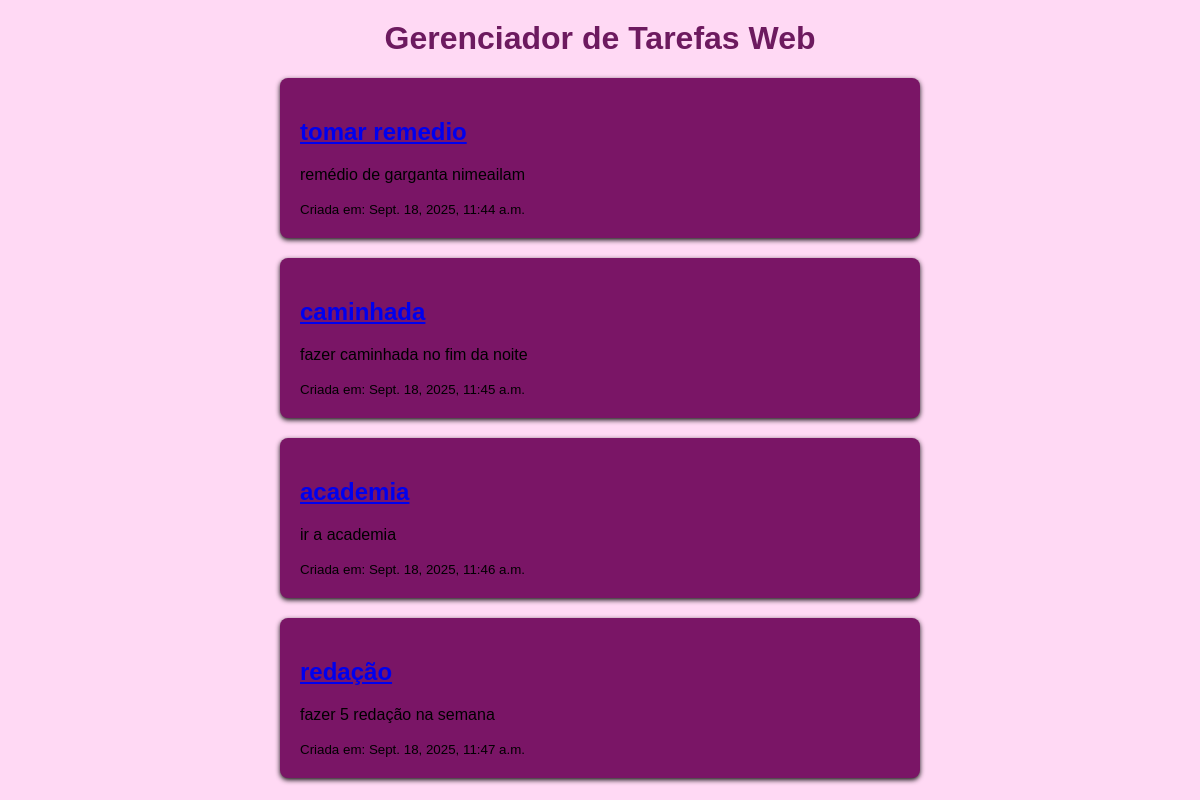
Page /tarefas/ on the committed database.
### tarefas/models.py (models this page shows, shortened)
class Tarefa(models.Model):
    titulo = models.CharField(max_length=200)
    descricao = models.TextField(blank=True, null=True)
    data_criacao = models.DateTimeField(auto_now_add=True)
    concluida = models.BooleanField(default=False)

### tarefas/views.py (the view)
# urls.py: path('' , views.listar_tarefas , name= 'listar_tarefas') ,
def listar_tarefas(request):
    tarefas_salvas = Tarefa.objects.all()
    contexto = {
        'minhas_tarefas': tarefas_salvas
    }
    return render(request, 'tarefas/lista.html', contexto)

### tarefas/templates/tarefas/lista.html (shortened to what this page needs)
<!DOCTYPE html>
<html lang="pt-br">
<head>
    {% load static %}
    <link rel="stylesheet" href="{% static 'lista/lista.css' %}">
</head>
<body>
    <h1> Gerenciador de Tarefas Web</h1>
    {% for tarefa in minhas_tarefas %}
        <div class="tarefa {% if tarefa.concluída %}concluída{% endif %}">
            <h2><a href="{% url 'detalhe_tarefa' tarefa.id %}">{{ tarefa.titulo}}</a></h2>
            <p>{{ tarefa.descricao }}</p>
            <small> Criada em: {{ tarefa.data_criacao }}</small>
        </div>
    {% empty %}
        <p>Nenhuma tarefa cadastrada ainda. Adicione algumas no <a href="/admin/">admin</a>!</p>
    {% endfor %}
</body>
</html>

### tarefas/static/lista/lista.css (style rules this page uses)
body { font-family: Arial, sans-serif; background-color: #ffd9f4; margin: 0; padding: 0; }
h1 { text-align: center; color: #6d1a5f; margin-top: 20px; }
.tarefa { background-color: #7a1566; border-radius: 8px; box-shadow: 0 2px 5px rgb(20, 19, 19); margin: 20px auto; padding: 20px; width: 80%; max-width: 600px; transition: background-color 0.3s ease; }

### rows in the picture
Tarefa: titulo "tomar remedio", descricao "remédio de garganta nimeailam", data_criacao "Sept. 18, 2025, 11:44 a.m."
Tarefa: titulo "caminhada", descricao "fazer caminhada no fim da noite", data_criacao "Sept. 18, 2025, 11:45 a.m."
Tarefa: titulo "academia", descricao "ir a academia", data_criacao "Sept. 18, 2025, 11:46 a.m."
Tarefa: titulo "redação", descricao "fazer 5 redação na semana", data_criacao "Sept. 18, 2025, 11:47 a.m."
